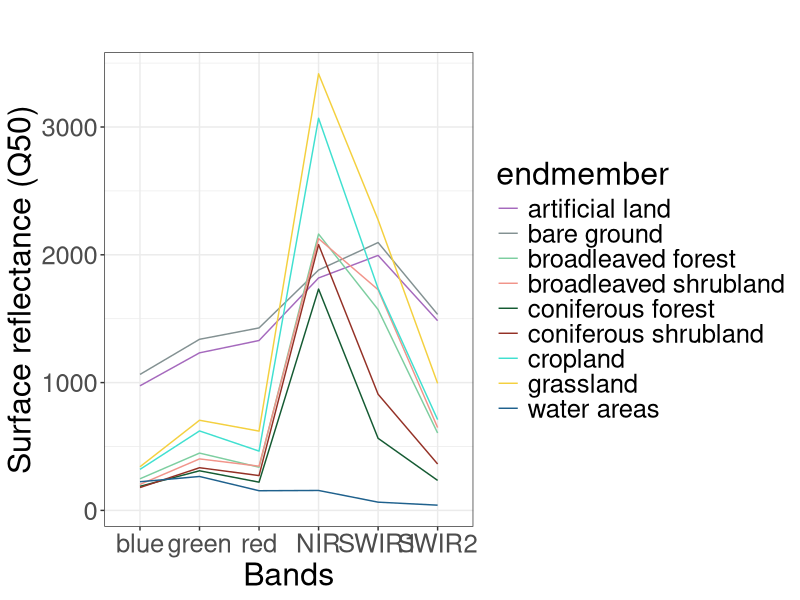
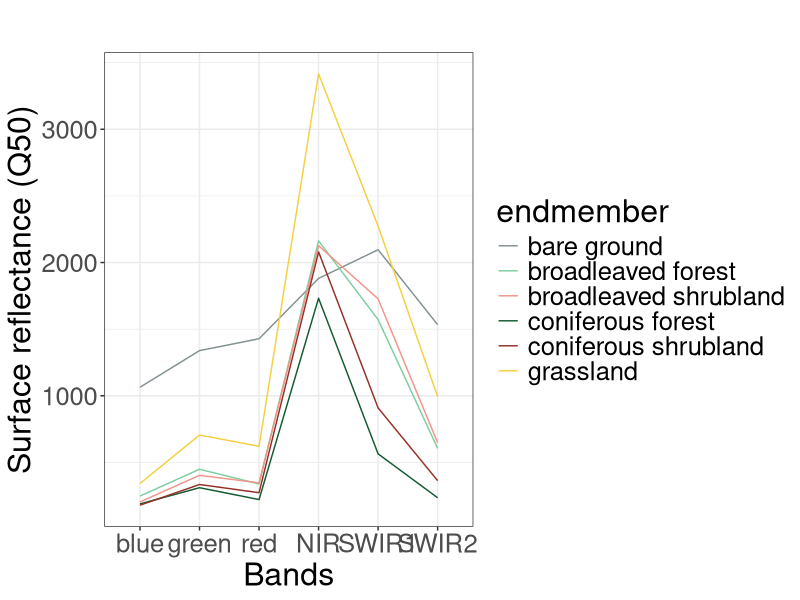

Reproduce these figures in R, in order.
library(readr)
library(dplyr)
library(ggplot2)
library(RColorBrewer)

# load data
spec_lib_long <- read_csv("00_analysis/data_scripts/spec_lib_long.csv")
df <- spec_lib_long

# remove NAs
df_NA <- df[df$value != -9999, ]

# band order
band_order <- c("blue", "green", "red", "NIR", "SWIR1", "SWIR2")
df_NA$band <- factor(df_NA$band, levels = band_order)

# define color for the endmembers
type_colors <- c("Tree cover" = "#0C5406",
                 "Shrubs/grassland" = "#4B0808",
                 "Bare ground" = "#000859")

# compute stats for ribbons
summary_stats <- df_NA %>%
  group_by(endmember, band) %>%
  summarize(
    median_value = median(value, na.rm = TRUE),
    lower_ci = quantile(value, 0.25, na.rm = TRUE),
    upper_ci = quantile(value, 0.75, na.rm = TRUE)
  )

summary_stats$band <- factor(summary_stats$band, levels = c("blue", 
                                                                "green", 
                                                                "red", 
                                                                "NIR", 
                                                                "SWIR1", 
                                                                "SWIR2"))

# Choose a palette, e.g., "Set1"
palette <- brewer.pal(n = length(unique(summary_stats$endmember)), name = "Set1")

type_colors1 <- c("bare ground" = "#839192", 
                 "broadleaved forest" = "#7DCEA0",
                 "coniferous forest" = "#145A32",
                 "broadleaved shrubland" = "#F1948A",
                 "coniferous shrubland" = "#943126",
                 "grassland" = "#F4D03F",
                 "artificial land" = "#A569BD",
                 "cropland" = "#40E0D0",
                 "water areas" = "#1F618D") 



ggplot(summary_stats, aes(x = band, y = median_value, group = endmember, color = endmember)) +
  geom_line() +
  #geom_ribbon(aes(ymin = lower_ci, ymax = upper_ci, fill = endmember), alpha = 0.3) +
  labs(title = "",
       x = "Bands",
       y = "Surface reflectance (Q50)") +
  scale_fill_manual(values = type_colors1) +
  scale_color_manual(values = type_colors1) +
  theme_bw()+
  theme(text = element_text(size = 2.1 * 11)) 


### Level 1 
# reclassify tpe names
summary_stats_shrub_merge <- summary_stats %>%
  mutate(endmember = case_when(
    endmember %in% c("broadleaved shrubland", "coniferous shrubland") ~ "shrubland",
    TRUE ~ as.character(endmember)  # Keep other values unchanged
  ))


# filter out only the endmembers of interest
desired_endmembers <- c("bare ground", "broadleaved forest", "broadleaved shrubland",
                        "coniferous shrubland", "coniferous forest", "grassland")

# Subset the data frame to keep only the desired endmembers
summary_stats_filtered <- summary_stats %>%
  filter(endmember %in% desired_endmembers)

summary_stats_filtered$band <- factor(summary_stats_filtered$band, levels = c("blue", 
                                                            "green", 
                                                            "red", 
                                                            "NIR", 
                                                            "SWIR1", 
                                                            "SWIR2"))



type_colors <- c("bare ground" = "#839192", 
                 "broadleaved forest" = "#7DCEA0",
                 "coniferous forest" = "#145A32",
                 "broadleaved shrubland" = "#F1948A",
                 "coniferous shrubland" = "#943126",
                 "grassland" = "#F4D03F") 

ggplot(summary_stats_filtered, aes(x = band, y = median_value, group = endmember, color = endmember)) +
  geom_line() +
  #geom_ribbon(aes(ymin = lower_ci, ymax = upper_ci, fill = endmember), alpha = 0.3) +
  labs(title = "",
       x = "Bands",
       y = "Surface reflectance (Q50)") +
  scale_fill_manual(values = type_colors) +
  scale_color_manual(values = type_colors) +
  theme_bw()+
  theme(text = element_text(size = 2.1 * 11)) 
